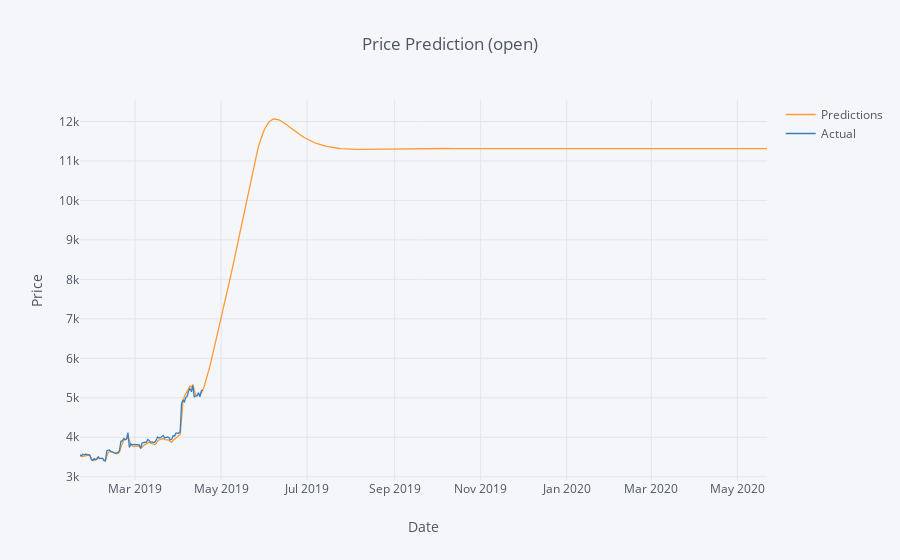
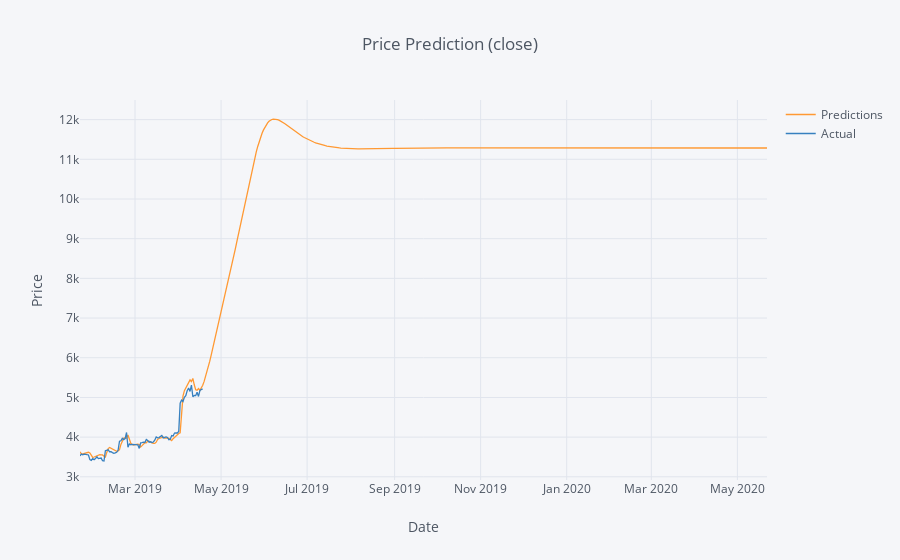
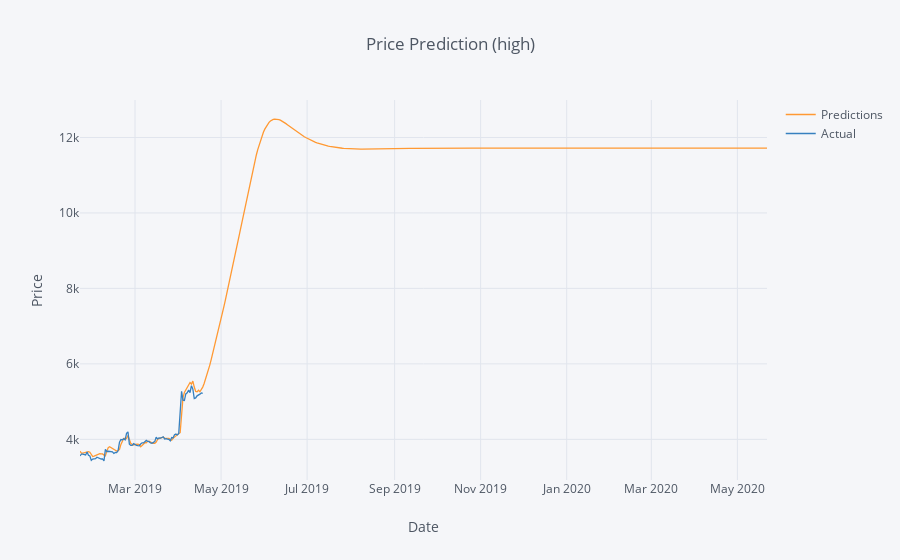
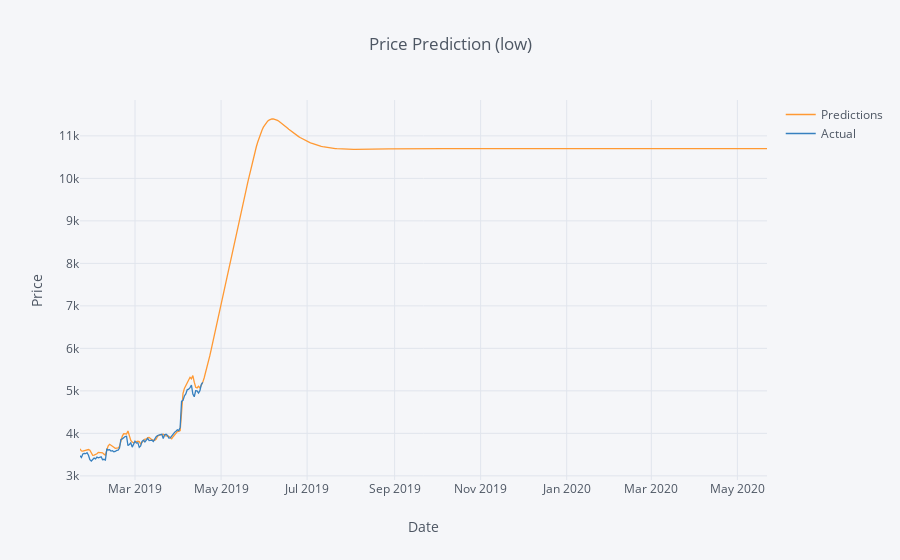

Notebook code cell kept with these figures, in order:
### Markdown cell above
# Model Prediction

### Code cell
import csv
import numpy as np
from datetime import datetime, timedelta
from lstm import Machine
import pandas as pd
import tensorflow as tf
from plotly.offline import init_notebook_mode
import cufflinks as cf

MODEL_PATH = "data/lstm.hd5"
CSV_PATH = "data/binance-BTCUSD.csv"
TRAIN_TEST_RATE = 0.85

cf.go_offline()
init_notebook_mode(connected=True)

with open(CSV_PATH) as fin:
    reader = [dict(item) for item in csv.DictReader(fin)]
machine = Machine(reader)
(_, _, X_test, Y_test) = machine.split_data(TRAIN_TEST_RATE)

times = [int(item['openTime']) for item in reader]
times = times[int(len(times) * TRAIN_TEST_RATE) + 4:]
times = [datetime.utcfromtimestamp(t / 1000.0) for t in times]
times_pred = times + [times[-1] + timedelta(days=n) for n in range(1, 401)]

model = tf.keras.models.load_model(MODEL_PATH)
pred = model.predict(X_test)

p = pred[-1]
x = X_test[-1]
x = np.delete(x, 0, 0)
x = np.append(x, [p], 0)

for c in range(400):
    p = model.predict(np.array([x]))
    pred = np.append(pred, p, 0)

    x = np.delete(x, 0, 0)
    x = np.append(x, p, 0)

pred = machine.scaler.inverse_transform(pred)
Y_test = machine.scaler.inverse_transform(Y_test)

for (c, key) in enumerate(['open', 'close', 'high', 'low']):
    pred_df = pd.DataFrame({
        'Predictions': [item[c] for item in pred],
    }, index=times_pred)
    act_df = pd.DataFrame({
        'Actual': [item[c] for item in Y_test]
    }, index=times)
    pd.concat([pred_df, act_df], axis=1).iplot(
        asFigure=False,
        kind='scatter',
        xTitle='Date',
        yTitle='Price',
        title=f'Price Prediction ({key})'
    )

### Figure 1 — Plotly figure (JSON) as saved in the notebook; plotly's stock layout.template omitted (floating-point values rounded to 4 significant figures; data arrays with more than 128 entries replaced by an {"elided": "..."} marker saying what was removed)
{"data": [{"line": {"color": "rgba(255, 153, 51, 1.0)", "dash": "solid", "shape": "linear", "width": 1.3}, "mode": "lines", "name": "Predictions", "text": "", "type": "scatter", "uid": "94315012-76d6-426f-b6d7-d61b8895a842", "x": {"elided": "488 str values"}, "y": {"elided": "488 float values"}}, {"line": {"color": "rgba(55, 128, 191, 1.0)", "dash": "solid", "shape": "linear", "width": 1.3}, "mode": "lines", "name": "Actual", "text": "", "type": "scatter", "uid": "fddff905-71f3-4f84-a209-b8f94a7bc59e", "x": {"elided": "488 str values"}, "y": {"elided": "488 mixed values"}}], "layout": {"legend": {"bgcolor": "#F5F6F9", "font": {"color": "#4D5663"}}, "paper_bgcolor": "#F5F6F9", "plot_bgcolor": "#F5F6F9", "title": {"font": {"color": "#4D5663"}, "text": "Price Prediction (open)"}, "xaxis": {"gridcolor": "#E1E5ED", "showgrid": true, "tickfont": {"color": "#4D5663"}, "title": {"font": {"color": "#4D5663"}, "text": "Date"}, "zerolinecolor": "#E1E5ED"}, "yaxis": {"gridcolor": "#E1E5ED", "showgrid": true, "tickfont": {"color": "#4D5663"}, "title": {"font": {"color": "#4D5663"}, "text": "Price"}, "zerolinecolor": "#E1E5ED"}}}

### Figure 2 — Plotly figure (JSON) as saved in the notebook; plotly's stock layout.template omitted (floating-point values rounded to 4 significant figures; data arrays with more than 128 entries replaced by an {"elided": "..."} marker saying what was removed)
{"data": [{"line": {"color": "rgba(255, 153, 51, 1.0)", "dash": "solid", "shape": "linear", "width": 1.3}, "mode": "lines", "name": "Predictions", "text": "", "type": "scatter", "uid": "33ed962a-7f7f-4f96-a8be-600eef7be6bb", "x": {"elided": "488 str values"}, "y": {"elided": "488 float values"}}, {"line": {"color": "rgba(55, 128, 191, 1.0)", "dash": "solid", "shape": "linear", "width": 1.3}, "mode": "lines", "name": "Actual", "text": "", "type": "scatter", "uid": "6727dc42-ea44-4b15-a6da-998ee39c6ddf", "x": {"elided": "488 str values"}, "y": {"elided": "488 mixed values"}}], "layout": {"legend": {"bgcolor": "#F5F6F9", "font": {"color": "#4D5663"}}, "paper_bgcolor": "#F5F6F9", "plot_bgcolor": "#F5F6F9", "title": {"font": {"color": "#4D5663"}, "text": "Price Prediction (close)"}, "xaxis": {"gridcolor": "#E1E5ED", "showgrid": true, "tickfont": {"color": "#4D5663"}, "title": {"font": {"color": "#4D5663"}, "text": "Date"}, "zerolinecolor": "#E1E5ED"}, "yaxis": {"gridcolor": "#E1E5ED", "showgrid": true, "tickfont": {"color": "#4D5663"}, "title": {"font": {"color": "#4D5663"}, "text": "Price"}, "zerolinecolor": "#E1E5ED"}}}

### Figure 3 — Plotly figure (JSON) as saved in the notebook; plotly's stock layout.template omitted (floating-point values rounded to 4 significant figures; data arrays with more than 128 entries replaced by an {"elided": "..."} marker saying what was removed)
{"data": [{"line": {"color": "rgba(255, 153, 51, 1.0)", "dash": "solid", "shape": "linear", "width": 1.3}, "mode": "lines", "name": "Predictions", "text": "", "type": "scatter", "uid": "39243dc4-e101-4182-bebd-ad2579c02dd1", "x": {"elided": "488 str values"}, "y": {"elided": "488 float values"}}, {"line": {"color": "rgba(55, 128, 191, 1.0)", "dash": "solid", "shape": "linear", "width": 1.3}, "mode": "lines", "name": "Actual", "text": "", "type": "scatter", "uid": "98ed967a-e053-4fe3-9391-d5b377bd416f", "x": {"elided": "488 str values"}, "y": {"elided": "488 mixed values"}}], "layout": {"legend": {"bgcolor": "#F5F6F9", "font": {"color": "#4D5663"}}, "paper_bgcolor": "#F5F6F9", "plot_bgcolor": "#F5F6F9", "title": {"font": {"color": "#4D5663"}, "text": "Price Prediction (high)"}, "xaxis": {"gridcolor": "#E1E5ED", "showgrid": true, "tickfont": {"color": "#4D5663"}, "title": {"font": {"color": "#4D5663"}, "text": "Date"}, "zerolinecolor": "#E1E5ED"}, "yaxis": {"gridcolor": "#E1E5ED", "showgrid": true, "tickfont": {"color": "#4D5663"}, "title": {"font": {"color": "#4D5663"}, "text": "Price"}, "zerolinecolor": "#E1E5ED"}}}

### Figure 4 — Plotly figure (JSON) as saved in the notebook; plotly's stock layout.template omitted (floating-point values rounded to 4 significant figures; data arrays with more than 128 entries replaced by an {"elided": "..."} marker saying what was removed)
{"data": [{"line": {"color": "rgba(255, 153, 51, 1.0)", "dash": "solid", "shape": "linear", "width": 1.3}, "mode": "lines", "name": "Predictions", "text": "", "type": "scatter", "uid": "60c8ad0b-b0a9-4543-88d7-c5a10e3f37e7", "x": {"elided": "488 str values"}, "y": {"elided": "488 float values"}}, {"line": {"color": "rgba(55, 128, 191, 1.0)", "dash": "solid", "shape": "linear", "width": 1.3}, "mode": "lines", "name": "Actual", "text": "", "type": "scatter", "uid": "72002146-6292-45f6-9af6-8a1f4aef3ebd", "x": {"elided": "488 str values"}, "y": {"elided": "488 mixed values"}}], "layout": {"legend": {"bgcolor": "#F5F6F9", "font": {"color": "#4D5663"}}, "paper_bgcolor": "#F5F6F9", "plot_bgcolor": "#F5F6F9", "title": {"font": {"color": "#4D5663"}, "text": "Price Prediction (low)"}, "xaxis": {"gridcolor": "#E1E5ED", "showgrid": true, "tickfont": {"color": "#4D5663"}, "title": {"font": {"color": "#4D5663"}, "text": "Date"}, "zerolinecolor": "#E1E5ED"}, "yaxis": {"gridcolor": "#E1E5ED", "showgrid": true, "tickfont": {"color": "#4D5663"}, "title": {"font": {"color": "#4D5663"}, "text": "Price"}, "zerolinecolor": "#E1E5ED"}}}
